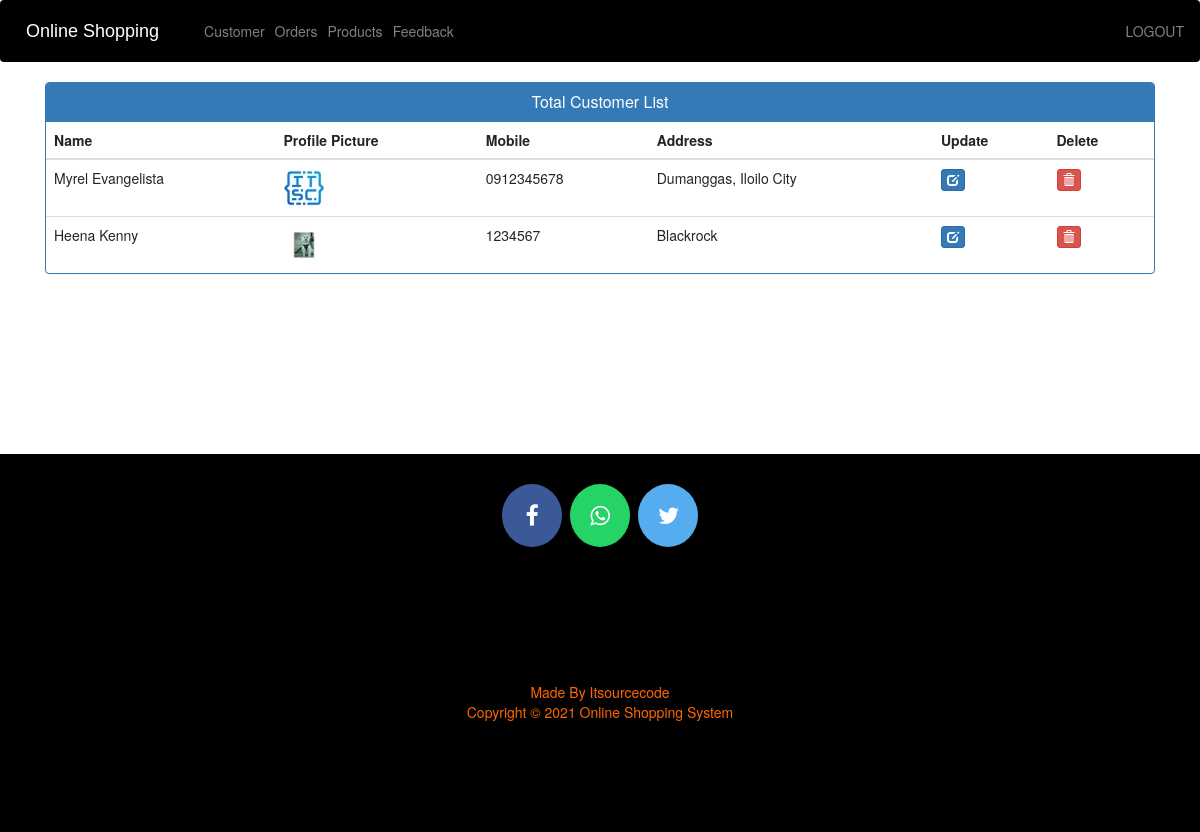
/view-customer (signed in), run on the app's committed database.
### ecom/models.py (models this page shows, shortened)
class Customer(models.Model):
    user=models.OneToOneField(User,on_delete=models.CASCADE)
    profile_pic= models.ImageField(upload_to='profile_pic/CustomerProfilePic/',null=True,blank=True)
    address = models.CharField(max_length=40)
    mobile = models.CharField(max_length=20,null=False)
    @property
    def get_name(self):
        return self.user.first_name+" "+self.user.last_name

### ecom/views.py (the view)
# urls.py: path('view-customer', views.view_customer_view,name='view-customer'),
@login_required(login_url='adminlogin')
def view_customer_view(request):
    customers=models.Customer.objects.all()
    return render(request,'ecom/view_customer.html',{'customers':customers})

### templates/ecom/view_customer.html (shortened to what this page needs)
{% extends 'ecom/admin_base.html' %}
{% load static %}
{% block content %}
<head>
  <link href="//netdna.bootstrapcdn.com/bootstrap/3.0.0/css/bootstrap.min.css" rel="stylesheet" id="bootstrap-css">
</head>
<div class="container">
  <div class="panel panel-primary">
    <div class="panel-heading">
      <h6 class="panel-title">Total Customer List</h6>
    </div>
    <table class="table table-hover" id="dev-table">
      <thead>
        <tr>
          <th>Name</th>
          <th>Profile Picture</th>
          <th>Mobile</th>
          <th>Address</th>
          <th>Update</th>
          <th>Delete</th>
        </tr>
      </thead>
      {% for c in customers %}
      <tr>
        <td> {{c.get_name}}</td>
        <td> <img src="{% static c.profile_pic.url %}" alt="Profile Pic" height="40px" width="40px" /></td>
        <td>{{c.mobile}}</td>
        <td>{{c.address}}</td>
        <td><a class="btn btn-primary btn-xs" href="{% url 'update-customer' c.id  %}"><span class="glyphicon glyphicon-edit"></span></a></td>
        <td><a class="btn btn-danger btn-xs" href="{% url 'delete-customer' c.id  %}"><span class="glyphicon glyphicon-trash"></span></a></td>
      </tr>
      {% endfor %}
    </table>
  </div>
</div>
{% endblock content %}

### templates/ecom/view_customer.html (style rules this page uses)
a:link { text-decoration: none; }
h6 { text-align: center; }

### data on the page
Customer: get_name "Myrel Evangelista", profile_pic (picture), mobile "0912345678", address "Dumanggas, Iloilo City"
Customer: get_name "Heena Kenny", profile_pic (picture), mobile "1234567", address "Blackrock"
